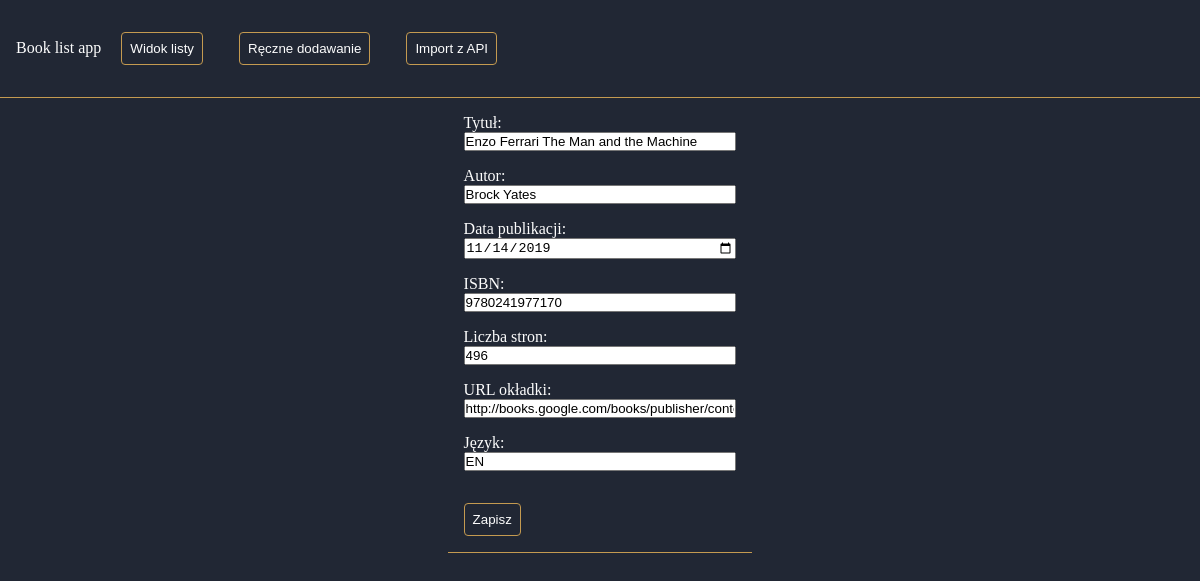
Page /books/edit/21 on the earlier database version.
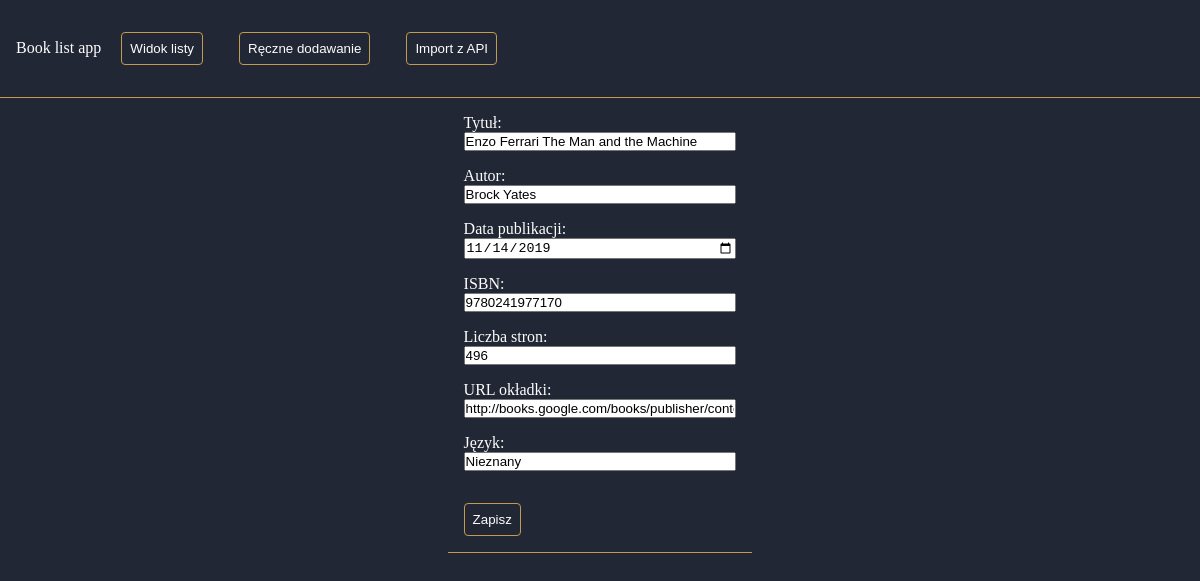
Same page on the later database version.
### book_app/models.py (models this page shows, shortened)
class Book(models.Model):
    google_id = models.CharField(max_length=100, blank=True, null=True)
    title = models.CharField(max_length=300)
    author = models.CharField(max_length=200)
    pub_date = models.DateField(blank=True, null=True)
    isbn = models.CharField(
        max_length=13,
        validators=[
            MinLengthValidator(13),
            RegexValidator(
                regex="^[0-9]*$",
                message="Podaj numer ISBN składający się z cyfr bez znaków",
            ),
        ],
        blank=True,
        null=True,
    )
    page_count = models.PositiveSmallIntegerField(blank=True, null=True)
    cover_url = models.URLField(max_length=500, blank=True, null=True)
    language = models.CharField(max_length=20, blank=True, null=True)

### book_app/views.py (the view)
# urls.py: path('edit/<id>',views.book_edit_view,name='editBook'),
def book_edit_view(request, id):
    if request.method == "POST":
        form = AddOrEditForm(request.POST, instance=Book.objects.get(pk=id))
        if form.is_valid():
            form.save()
            return redirect("/")
    else:
        instance = Book.objects.get(pk=id)
        form = AddOrEditForm(
            instance=instance,
            initial={
                "pub_date": instance.pub_date.strftime(format="%Y-%m-%d")
                if instance.pub_date
                else ''
            },
        )
    return render(request, "book_app/book_edit.html", {"form": form})

### book_app/forms.py (shortened to what this page needs)
class AddOrEditForm(forms.ModelForm):
    title = forms.CharField(label="Tytuł")
    author = forms.CharField(label="Autor")
    pub_date = forms.DateField(
        label="Data publikacji",
        widget=forms.widgets.DateInput(attrs={"type": "date"}),
        required=False,
    )
    isbn = forms.CharField(label="ISBN", required=False)
    page_count = forms.IntegerField(label="Liczba stron", min_value=1, required=False)
    cover_url = forms.URLField(label="URL okładki", required=False)
    language = forms.CharField(label="Język", required=False)
    class Meta:
        model = Book
        fields = [
            "title",
            "author",
            "pub_date",
            "isbn",
            "page_count",
            "cover_url",
            "language",
        ]

### book_app/templates/book_app/book_edit.html (shortened to what this page needs)
{% extends 'book_app/base.html' %}
{% block 'content' %}
<div class="form">
    <form method="POST">
        {{ form.as_p }}
        <button>Zapisz</button>
    </form>
</div>
{% endblock 'content' %}

### book_app/templates/book_app/base.html (shortened to what this page needs)
<!DOCTYPE html>
<html lang="en">
<head>
    {% load static %}
    <link rel="stylesheet" href={% static 'book_app/css/base.css' %}>
</head>
<body>
    <nav>Book list app
        <a href="{% url 'ListView' %}"><button class="mybutton">Widok listy</button></a>
        <a href="{% url 'BookAddView' %}"><button class="mybutton">Ręczne dodawanie</button></a>
        <a href="{% url 'BookImportView' %}"><button class="mybutton">Import z API</button></a>
    </nav>
{% block 'content' %}
{% endblock 'content' %}
</body>
</html>

### book_app/static/book_app/css/base.css (style rules this page uses)
:root { --dark: #212734; --golden: #c49a50; --light: #fdfdfd; }
*, *::after, *::before { box-sizing: border-box; margin: 0; padding: 0; }
button { padding: 0.5rem; outline: none; border: none; background-color: var(--dark); border: 1px solid var(--golden); border-radius: 0.25rem; color: var(--light); cursor: pointer; transition: 0.25s ease-in; margin: 1rem; }
body { background-color: var(--dark); display: flex; flex-direction: column; justify-content: center; align-items: center; height: 100%; color: var(--light); }
a { text-decoration: none; color: var(--white); }
nav { width: 100%; padding: 1rem; border-bottom: 1px solid #c49a50; }
.form { border-bottom: 1px solid var(--golden); }
.form p { margin: 1rem; }
.form p > input { width: 100%; }

Differences in the rows shown:
changed Book "Enzo Ferrari The Man and the Machine": language "EN" → "Nieznany"
